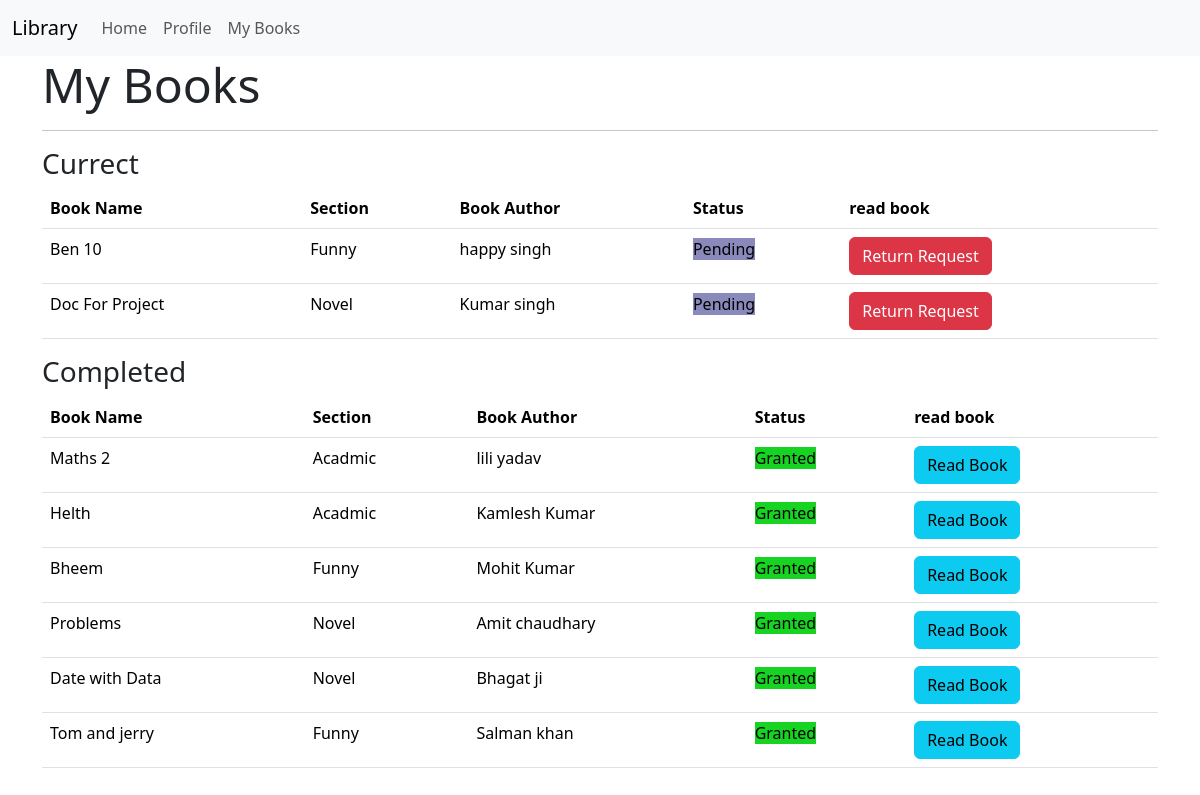
/mybook (signed in), run on the app's committed database.
### models.py (models this page shows, shortened)
class BookRequest(db.Model):
    id = db.Column(db.Integer, primary_key=True)#
    user_id = db.Column(db.Integer, db.ForeignKey('user.id'), nullable=False)#
    book_id = db.Column(db.Integer, db.ForeignKey('book.id'), nullable=False)#
    request_date = db.Column(db.DateTime,default=datetime.utcnow)#
    requested_day=db.Column(db.Integer)#
    status=db.Column(db.String(30),default='Pending')#
    issued_date = db.Column(db.DateTime)
    return_date = db.Column(db.DateTime)
    access_expiry = db.Column(db.DateTime)

class Book(db.Model):
    id = db.Column(db.Integer, primary_key=True)#
    name = db.Column(db.String(64), nullable=False)#
    content = db.Column(db.Text)#
    authors = db.Column(db.String(255))#
    book_upload_date = db.Column(db.Date,default=datetime.utcnow)#
    section_id = db.Column(db.Integer, db.ForeignKey('section.id'), nullable=False)#
    bookrequest = db.relationship('BookRequest', backref='book', lazy=True, cascade='all, delete-orphan')#

class Section(db.Model):
    id = db.Column(db.Integer, primary_key=True)#
    name = db.Column(db.String(32), unique=True)#
    date_created = db.Column(db.Date,default=datetime.utcnow)#
    description = db.Column(db.Text)#
    books = db.relationship('Book', backref='section', lazy=True,cascade='all, delete-orphan')

### routes.py (the view)
@app.route('/mybook')
@auth_required
def mybook():
    mybooks = BookRequest.query.filter_by(user_id=session['user_id']).all()
    return render_template('mybook.html', mybooks=mybooks)

### routes.py (called while the page is built)
def auth_required(func):
    @wraps(func)
    def inner(*args, **kwargs):
        if 'user_id' in session:
            return func(*args, **kwargs)
        else:
            flash('Please login to continue')
            return redirect(url_for('login'))
    return inner

### templates/mybook.html
{% extends 'layout.html' %}
{% block content %}
<h1 class="display-5">My Books</h1>
<hr>
<h3>Currect</h3>
<table class="table">
    <thead>
        <tr>
            <th>Book Name</th>
            <th>Section</th>
            <th>Book Author</th>
            <th>Status</th>
            <th>read book</th>
        </tr>
    </thead>
    <tbody>
        {% for mybook in mybooks %}
        {%if mybook.status == 'Pending'%}
        <tr>
            <td>{{mybook.book.name}}</td>
            <td>{{mybook.book.section.name}}</td>
            <td>{{mybook.book.authors}}</td>
            <td>
                <span style="background-color: rgb(137, 137, 188);">{{mybook.status}}</span>
            <td>
                <form action="{{ url_for('myrequest_return', book_request_id=mybook.id) }}" method="post">
                <button type="submit" class="btn btn-danger">Return Request</button>
                </form>
                {% endif %}
                </td>
            </td>
        </tr>
        {% endfor %}
</table>
<h3>Completed</h3>
<table class="table">
    <thead>
        <tr>
            <th>Book Name</th>
            <th>Section</th>
            <th>Book Author</th>
            <th>Status</th>
            <th>read book</th>
        </tr>
    </thead>
    <tbody>
        {% for mybook in mybooks %}
        {%if mybook.status == 'Granted'%}
        <tr>
            <td>{{mybook.book.name}}</td>
            <td>{{mybook.book.section.name}}</td>
            <td>{{mybook.book.authors}}</td>
            <td>
                    <span style="background-color: rgb(23, 212, 35);">{{mybook.status}}</span>
                <td>
                        <form action="{{ url_for('mybook_read', book_request_id=mybook.id) }}" method="post">
                            <button type="submit" class="btn btn-info">Read Book</button>
                        </form>
                    {% endif %}
                </td>
            </td>
        </tr>
        {% endfor %}
</table>
{% endblock %}

### data on the page
BookRequest: book.name "Ben 10", book.section.name "Funny", book.authors "happy singh", status "Pending"
BookRequest: book.name "Doc For Project", book.section.name "Novel", book.authors "Kumar singh", status "Pending"
BookRequest: book.name "Maths 2", book.section.name "Acadmic", book.authors "lili yadav", status "Granted"
BookRequest: book.name "Helth", book.section.name "Acadmic", book.authors "Kamlesh Kumar", status "Granted"
BookRequest: book.name "Bheem", book.section.name "Funny", book.authors "Mohit Kumar", status "Granted"
BookRequest: book.name "Problems", book.section.name "Novel", book.authors "Amit chaudhary", status "Granted"
BookRequest: book.name "Date with Data", book.section.name "Novel", book.authors "Bhagat ji", status "Granted"
BookRequest: book.name "Tom and jerry", book.section.name "Funny", book.authors "Salman khan", status "Granted"
